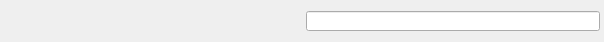
<?xml version="1.0" encoding="UTF-8"?>
<ui version="4.0">
 <author>David Sugar</author>
 <comment>** Copyright (C) 2017 Tycho Softworks.
**
** This program is free software: you can redistribute it and/or modify
** it under the terms of the GNU General Public License as published
** by the Free Software Foundation, either version 3 of the License, or
** (at your option) any later version.
**
** This program is distributed in the hope that it will be useful,
** but WITHOUT ANY WARRANTY; without even the implied warranty of
** MERCHANTABILITY or FITNESS FOR A PARTICULAR PURPOSE.  See the
** GNU General Public License for more details.
**
** You should have received a copy of the GNU General Public License
** along with this program.  If not, see &lt;http://www.gnu.org/licenses/&gt;.</comment>
 <class>Toolbar</class>
 <widget class="QWidget" name="Toolbar">
  <property name="geometry">
   <rect>
    <x>0</x>
    <y>0</y>
    <width>604</width>
    <height>42</height>
   </rect>
  </property>
  <property name="windowTitle">
   <string notr="true">Form</string>
  </property>
  <layout class="QHBoxLayout" name="horizontalLayout">
   <property name="spacing">
    <number>0</number>
   </property>
   <property name="leftMargin">
    <number>4</number>
   </property>
   <property name="topMargin">
    <number>4</number>
   </property>
   <property name="rightMargin">
    <number>4</number>
   </property>
   <property name="bottomMargin">
    <number>4</number>
   </property>
   <item>
    <spacer name="horizontalSpacer">
     <property name="orientation">
      <enum>Qt::Horizontal</enum>
     </property>
     <property name="sizeType">
      <enum>QSizePolicy::Expanding</enum>
     </property>
     <property name="sizeHint" stdset="0">
      <size>
       <width>40</width>
       <height>20</height>
      </size>
     </property>
    </spacer>
   </item>
   <item>
    <widget class="QLabel" name="searchLabel">
     <property name="sizePolicy">
      <sizepolicy hsizetype="Preferred" vsizetype="Fixed">
       <horstretch>0</horstretch>
       <verstretch>0</verstretch>
      </sizepolicy>
     </property>
     <property name="minimumSize">
      <size>
       <width>0</width>
       <height>20</height>
      </size>
     </property>
     <property name="maximumSize">
      <size>
       <width>20</width>
       <height>20</height>
      </size>
     </property>
     <property name="text">
      <string/>
     </property>
     <property name="pixmap">
      <pixmap resource="../Resources/desktop.qrc">:/icons/search.png</pixmap>
     </property>
     <property name="scaledContents">
      <bool>true</bool>
     </property>
     <property name="alignment">
      <set>Qt::AlignRight|Qt::AlignTrailing|Qt::AlignVCenter</set>
     </property>
     <property name="indent">
      <number>0</number>
     </property>
    </widget>
   </item>
   <item>
    <widget class="QLineEdit" name="searchText">
     <property name="minimumSize">
      <size>
       <width>0</width>
       <height>20</height>
      </size>
     </property>
     <property name="maximumSize">
      <size>
       <width>16777215</width>
       <height>20</height>
      </size>
     </property>
    </widget>
   </item>
  </layout>
 </widget>
 <resources>
  <include location="../Resources/desktop.qrc"/>
 </resources>
 <connections/>
</ui>
